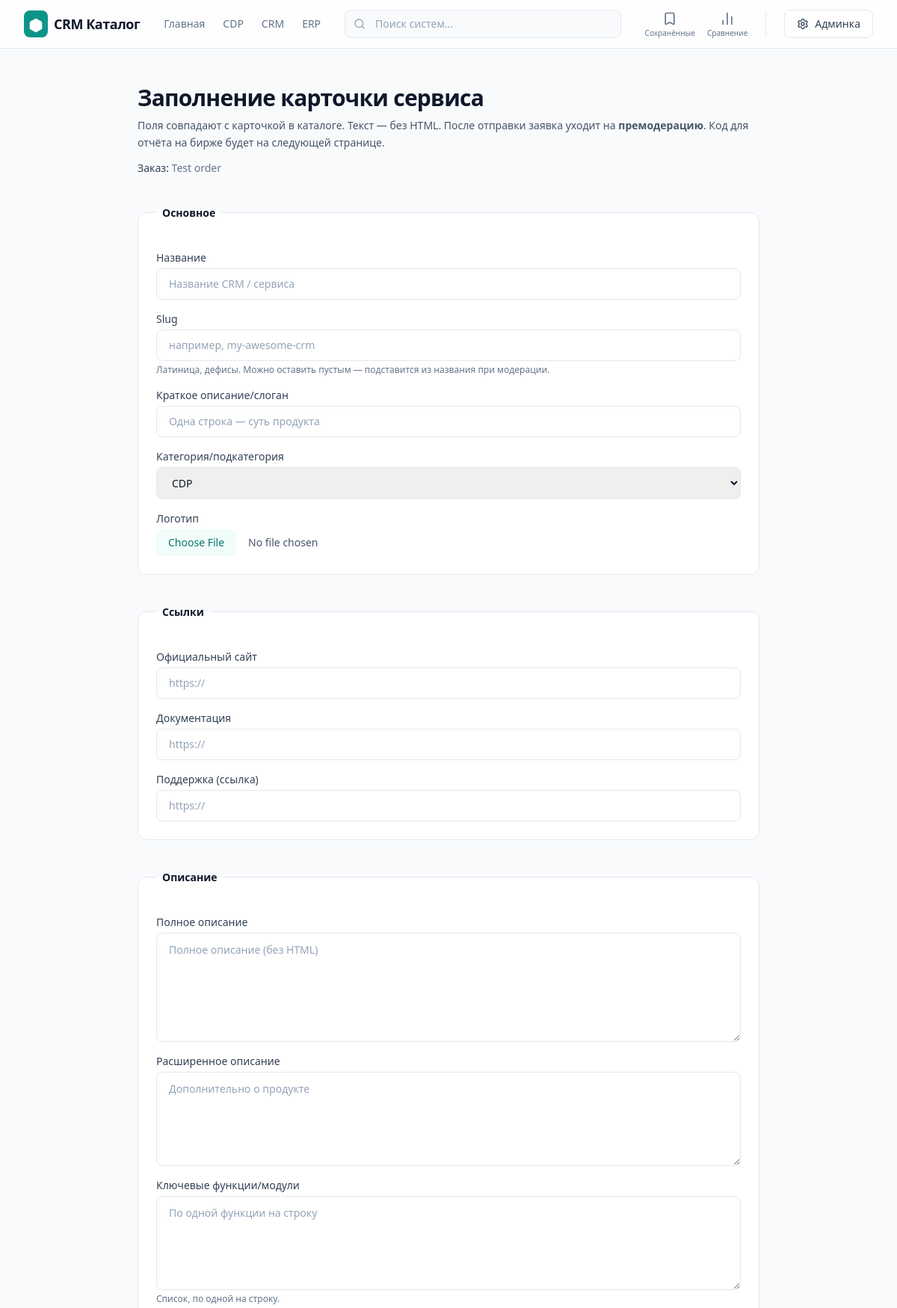
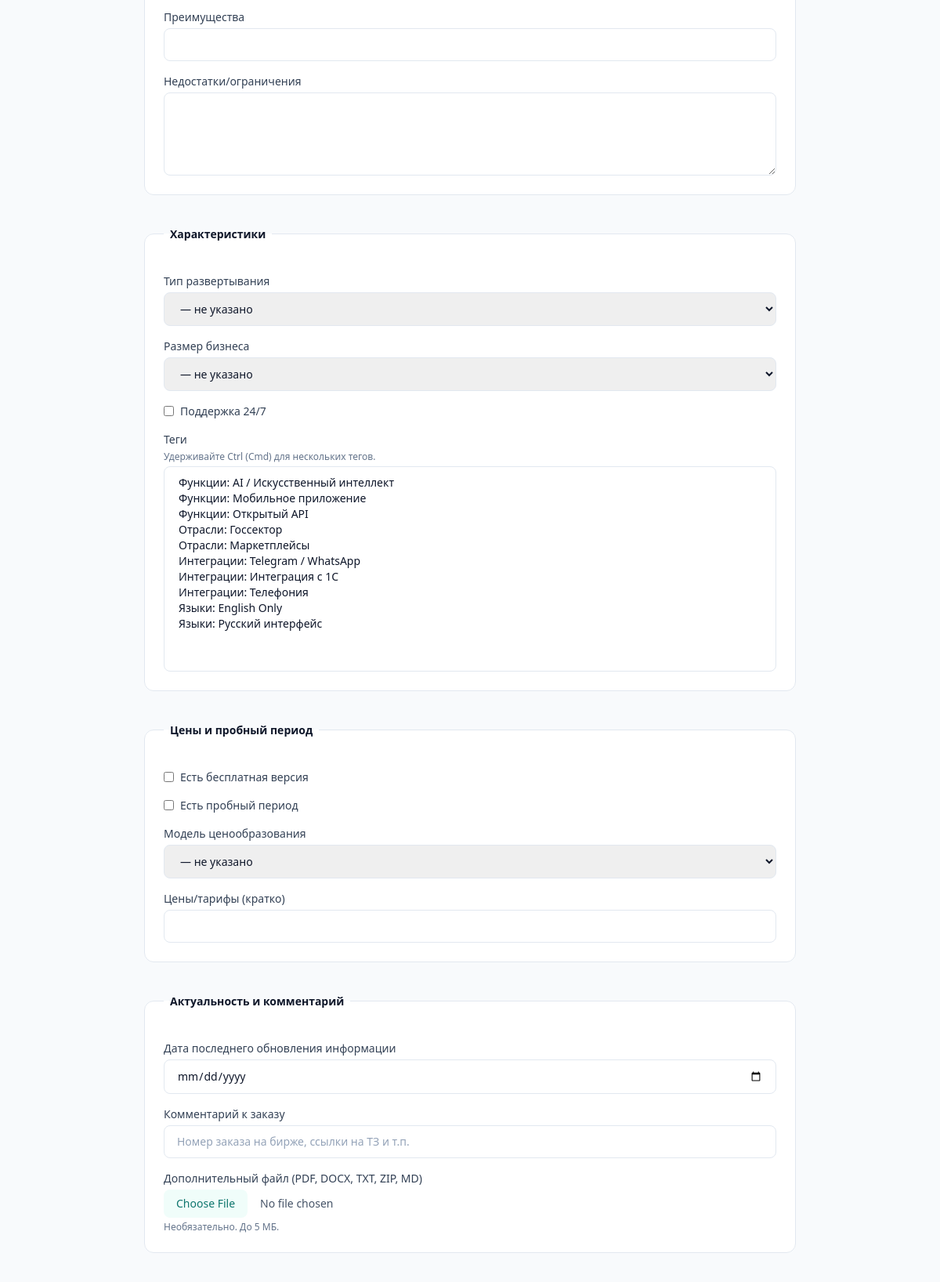
/submit/37-XckfPDhAJXGx7NEKHASvTU2yNNfNm5r3ruBsUnfU/ (upper part), run on the app's committed database (2 pictures, top to bottom).
### catalog/models.py (models this page shows, shortened)
class Category(models.Model):
    name = models.CharField("Название", max_length=200)
    slug = models.SlugField("Slug", max_length=200)
    parent = models.ForeignKey(
        "self",
        verbose_name="Родительская категория",
        related_name="children",
        on_delete=models.PROTECT,
        blank=True,
        null=True,
    )
    description = models.TextField("Описание", blank=True)
    sort_order = models.PositiveIntegerField("Порядок", default=100)
    class Meta:
        verbose_name = "Категория"
        verbose_name_plural = "Категории"
        constraints = [
            models.UniqueConstraint(fields=["parent", "slug"], name="uniq_category_parent_slug")
        ]
    def __str__(self) -> str:
        if self.parent_id:
            return f"{self.parent.name} / {self.name}"
        return self.name
    def get_absolute_url(self) -> str:
        if self.parent_id is None:
            return reverse("catalog:category_top", kwargs={"top_slug": self.slug})
        return reverse(
            "catalog:category_or_product",
            kwargs={"top_slug": self.get_top().slug, "slug": self.slug},
        )

class ContentOrder(models.Model):
    title = models.CharField("Название (для себя)", max_length=200)
    internal_note = models.TextField("Внутренняя заметка", blank=True)
    token = models.CharField("Секретный токен в ссылке", max_length=64, unique=True, editable=False, db_index=True)
    is_active = models.BooleanField("Приём материалов открыт", default=True)
    max_submissions = models.PositiveSmallIntegerField(
        "Макс. число отправок по ссылке",
        default=10,
        help_text="После лимита форма перестанет принимать новые заявки.",
    )
    created_at = models.DateTimeField("Создано", auto_now_add=True)
    updated_at = models.DateTimeField("Обновлено", auto_now=True)
    class Meta:
        verbose_name = "Заказ контента (ссылка для биржи)"
        verbose_name_plural = "Заказы контента (ссылки для биржи)"
        ordering = ["-created_at"]

### catalog/views.py (the view, shortened to what this page needs)
# urls.py: path("submit/<slug:token>/", views.content_submit, name="content_submit"),
@require_http_methods(["GET", "POST"])
def content_submit(request: HttpRequest, token: str) -> HttpResponse:
    order = ContentOrder.objects.filter(token=token, is_active=True).first()
    if not order:
        raise Http404
    ip = _client_ip(request)
    count = order.submissions.count()
    if request.method == "POST":
        form = ContentSubmissionForm(request.POST, request.FILES)
        if form.is_valid():
            if not _rate_limit_incr(
                SUBMIT_RL_IP_KEY.format(ip=ip or "unknown"),
                SUBMIT_RL_IP_LIMIT,
                SUBMIT_RL_IP_WINDOW,
            ):
                return render(
                    request,
                    "catalog/content_submit.html",
                    {
                        "order": order,
                        "form": form,
                        "rate_limited": True,
                        "submissions_closed": False,
                        "meta_description": "Слишком много успешных отправок. Попробуйте позже.",
                        "canonical_url": reverse("catalog:content_submit", kwargs={"token": token}),
                    },
                    status=429,
                )
            if not _rate_limit_incr(
                SUBMIT_RL_ORDER_KEY.format(order_id=order.pk),
                SUBMIT_RL_ORDER_LIMIT,
                SUBMIT_RL_ORDER_WINDOW,
            ):
                return render(
                    request,
                    "catalog/content_submit.html",
                    {
                        "order": order,
                        "form": form,
                        "rate_limited": True,
                        "submissions_closed": False,
                        "meta_description": "Слишком частые успешные отправки по этому заказу. Подождите час.",
                        "canonical_url": reverse("catalog:content_submit", kwargs={"token": token}),
                    },
                    status=429,
                )
            sub = ContentSubmission.objects.create(
                order=order,
                product_data=form.to_product_data(),
                executor_comment=form.cleaned_data.get("executor_comment") or "",
                submitted_logo=form.cleaned_data.get("submitted_logo") or None,
                attachment=form.cleaned_data.get("attachment") or None,
                ip_address=ip,
            )
            return redirect(f"{reverse('catalog:content_submit_done')}?code={sub.public_code}")
    else:
        form = ContentSubmissionForm()
    return render(
        request,
        "catalog/content_submit.html",
        {
            "order": order,
            "form": form,
            "rate_limited": False,
            "submissions_closed": False,
            "meta_description": "Отправка материала по заказу. Материал попадёт на премодерацию.",
            "canonical_url": reverse("catalog:content_submit", kwargs={"token": token}),
        },
    )

### templates/catalog/content_submit.html (shortened to what this page needs)
{% extends "base.html" %}
{% block content %}
<div class="max-w-4xl mx-auto px-4 sm:px-6 lg:px-8 py-12">
  <div class="mb-8">
    <h1 class="font-heading text-2xl sm:text-3xl font-bold text-slate-900 tracking-tight m-0">
      Заполнение карточки сервиса
    </h1>
    <p class="mt-2 text-slate-600 text-sm leading-relaxed m-0">
      Поля совпадают с карточкой в каталоге. Текст — без HTML. После отправки заявка уходит на <strong>премодерацию</strong>.
      Код для отчёта на бирже будет на следующей странице.
    </p>
    {% if order.title %}
    <p class="mt-3 text-sm text-slate-500 m-0"><span class="font-medium text-slate-700">Заказ:</span> {{ order.title }}</p>
    {% endif %}
  </div>
  {% if rate_limited %}
  <div class="rounded-xl border border-amber-200 bg-amber-50 px-4 py-3 text-sm text-amber-900">
    Слишком много успешных отправок с вашего адреса или по этому заказу. Подождите около часа и попробуйте снова.
  </div>
  {% elif submissions_closed %}
  <div class="rounded-xl border border-slate-200 bg-slate-100 px-4 py-3 text-sm text-slate-800">
    По этой ссылке больше не принимаются заявки (лимит или заказ закрыт). Свяжитесь с заказчиком.
  </div>
  {% elif form %}
  <form method="post" enctype="multipart/form-data" class="space-y-10">
    <fieldset class="border border-slate-200 rounded-xl p-5 sm:p-6 bg-white space-y-4 m-0">
      <legend class="font-heading text-sm font-semibold text-slate-900 px-2">Основное</legend>
      {% with f=form.name %}<div><label for="{{ f.id_for_label }}" class="block text-sm font-medium text-slate-700 mb-1">{{ f.label }}</label>{{ f }}</div>{% endwith %}
      {% with f=form.slug %}<div><label for="{{ f.id_for_label }}" class="block text-sm font-medium text-slate-700 mb-1">{{ f.label }}</label>{{ f }}{% if f.help_text %}<p class="mt-1 text-xs text-slate-500 m-0">{{ f.help_text }}</p>{% endif %}{% if f.errors %}<p class="mt-1 text-sm text-red-600 m-0">{{ f.errors.0 }}</p>{% endif %}</div>{% endwith %}
      {% with f=form.short_description %}<div><label for="{{ f.id_for_label }}" class="block text-sm font-medium text-slate-700 mb-1">{{ f.label }}</label>{{ f }}</div>{% endwith %}
      {% with f=form.category %}<div><label for="{{ f.id_for_label }}" class="block text-sm font-medium text-slate-700 mb-1">{{ f.label }}</label>{{ f }}</div>{% endwith %}
      {% with f=form.submitted_logo %}<div><label for="{{ f.id_for_label }}" class="block text-sm font-medium text-slate-700 mb-1">{{ f.label }}</label>{{ f }}</div>{% endwith %}
    </fieldset>
    <fieldset class="border border-slate-200 rounded-xl p-5 sm:p-6 bg-white space-y-4 m-0">
      <legend class="font-heading text-sm font-semibold text-slate-900 px-2">Ссылки</legend>
      {% with f=form.website_url %}<div><label for="{{ f.id_for_label }}" class="block text-sm font-medium text-slate-700 mb-1">{{ f.label }}</label>{{ f }}</div>{% endwith %}
      {% with f=form.documentation_url %}<div><label for="{{ f.id_for_label }}" class="block text-sm font-medium text-slate-700 mb-1">{{ f.label }}</label>{{ f }}</div>{% endwith %}
      {% with f=form.support_url %}<div><label for="{{ f.id_for_label }}" class="block text-sm font-medium text-slate-700 mb-1">{{ f.label }}</label>{{ f }}</div>{% endwith %}
    </fieldset>
    <fieldset class="border border-slate-200 rounded-xl p-5 sm:p-6 bg-white space-y-4 m-0">
      <legend class="font-heading text-sm font-semibold text-slate-900 px-2">Описание</legend>
      {% with f=form.description %}<div><label for="{{ f.id_for_label }}" class="block text-sm font-medium text-slate-700 mb-1">{{ f.label }}</label>{{ f }}</div>{% endwith %}
      {% with f=form.extended_description %}<div><label for="{{ f.id_for_label }}" class="block text-sm font-medium text-slate-700 mb-1">{{ f.label }}</label>{{ f }}</div>{% endwith %}
      {% with f=form.key_features %}<div><label for="{{ f.id_for_label }}" class="block text-sm font-medium text-slate-700 mb-1">{{ f.label }}</label>{{ f }}{% if f.help_text %}<p class="mt-1 text-xs text-slate-500 m-0">{{ f.help_text }}</p>{% endif %}{% if f.errors %}<p class="mt-1 text-sm text-red-600 m-0">{{ f.errors.0 }}</p>{% endif %}</div>{% endwith %}
      {% with f=form.advantages %}<div><label for="{{ f.id_for_label }}" class="block text-sm font-medium text-slate-700 mb-1">{{ f.label }}</label>{{ f }}</div>{% endwith %}
      {% with f=form.disadvantages %}<div><label for="{{ f.id_for_label }}" class="block text-sm font-medium text-slate-700 mb-1">{{ f.label }}</label>{{ f }}</div>{% endwith %}
    </fieldset>
    <fieldset class="border border-slate-200 rounded-xl p-5 sm:p-6 bg-white space-y-4 m-0">
      <legend class="font-heading text-sm font-semibold text-slate-900 px-2">Характеристики</legend>
      {% with f=form.deployment_type %}<div><label for="{{ f.id_for_label }}" class="block text-sm font-medium text-slate-700 mb-1">{{ f.label }}</label>{{ f }}</div>{% endwith %}
      {% with f=form.business_size %}<div><label for="{{ f.id_for_label }}" class="block text-sm font-medium text-slate-700 mb-1">{{ f.label }}</label>{{ f }}</div>{% endwith %}
      {% with f=form.support_24_7 %}<div class="flex items-center gap-2">{{ f }}<label for="{{ f.id_for_label }}" class="text-sm font-medium text-slate-700 m-0">{{ f.label }}</label></div>{% endwith %}
      <div>
        <label for="{{ form.tags.id_for_label }}" class="block text-sm font-medium text-slate-700 mb-1">{{ form.tags.label }}</label>
        <p class="text-xs text-slate-500 m-0 mb-1">Удерживайте Ctrl (Cmd) для нескольких тегов.</p>
        {{ form.tags }}
      </div>
    </fieldset>
    <fieldset class="border border-slate-200 rounded-xl p-5 sm:p-6 bg-white space-y-4 m-0">
      <legend class="font-heading text-sm font-semibold text-slate-900 px-2">Цены и пробный период</legend>
      {% with f=form.free_plan %}<div class="flex items-center gap-2">{{ f }}<label for="{{ f.id_for_label }}" class="text-sm font-medium text-slate-700 m-0">{{ f.label }}</label></div>{% endwith %}
      {% with f=form.trial_available %}<div class="flex items-center gap-2">{{ f }}<label for="{{ f.id_for_label }}" class="text-sm font-medium text-slate-700 m-0">{{ f.label }}</label>{% if f.errors %}<p class="text-sm text-red-600 m-0">{{ f.errors.0 }}</p>{% endif %}</div>{% endwith %}
      {% with f=form.pricing_model %}<div><label for="{{ f.id_for_label }}" class="block text-sm font-medium text-slate-700 mb-1">{{ f.label }}</label>{{ f }}</div>{% endwith %}
      {% with f=form.pricing_details %}<div><label for="{{ f.id_for_label }}" class="block text-sm font-medium text-slate-700 mb-1">{{ f.label }}</label>{{ f }}</div>{% endwith %}
    </fieldset>
    <fieldset class="border border-slate-200 rounded-xl p-5 sm:p-6 bg-white space-y-4 m-0">
      <legend class="font-heading text-sm font-semibold text-slate-900 px-2">Актуальность и комментарий</legend>
      {% with f=form.updated_info_at %}<div><label for="{{ f.id_for_label }}" class="block text-sm font-medium text-slate-700 mb-1">{{ f.label }}</label>{{ f }}</div>{% endwith %}
      {% with f=form.executor_comment %}<div><label for="{{ f.id_for_label }}" class="block text-sm font-medium text-slate-700 mb-1">{{ f.label }}</label>{{ f }}</div>{% endwith %}
      {% with f=form.attachment %}<div><label for="{{ f.id_for_label }}" class="block text-sm font-medium text-slate-700 mb-1">{{ f.label }}</label>{{ f }}<p class="mt-1 text-xs text-slate-500 m-0">Необязательно. До 5 МБ.</p>{% if f.errors %}<p class="mt-1 text-sm text-red-600 m-0">{{ f.errors.0 }}</p>{% endif %}</div>{% endwith %}
    </fieldset>
  </form>
  {% endif %}
</div>
{% endblock %}

### templates/base.html (shortened to what this page needs)
{% load static %}
<!DOCTYPE html>
<html lang="ru">
<head>
  <script defer src="https://cdn.tailwindcss.com"></script>
  <link href="https://cdn.jsdelivr.net/npm/aos@2.3.1/dist/aos.css" rel="stylesheet">
</head>
<body class="bg-slate-50 text-slate-900 font-sans antialiased min-h-screen flex flex-col">
  <header class="sticky top-0 z-50 w-full bg-white/80 backdrop-blur-md border-b border-slate-200">
    <div class="max-w-7xl mx-auto px-4 sm:px-6 lg:px-8">
      <div class="flex justify-between items-center h-16">
        <div class="flex items-center gap-8">
          <a href="{% url 'catalog:home' %}" class="flex items-center gap-2 group no-underline">
            <div class="bg-teal-600 text-white p-1.5 rounded-lg group-hover:bg-teal-700 transition-colors">
              <i data-lucide="hexagon" class="w-5 h-5 fill-current"></i>
            </div>
            <span class="font-heading font-bold text-lg tracking-tight text-slate-900 m-0">
              CRM Каталог
            </span>
          </a>
          <nav class="hidden md:flex items-center gap-6">
            <a href="{% url 'catalog:home' %}" class="text-sm font-medium transition-colors text-slate-500 hover:text-slate-900 no-underline">Главная</a>
            {% for c in TOP_CATEGORIES|slice:":3" %}
              <a href="{{ c.get_absolute_url }}" class="text-sm font-medium transition-colors text-slate-500 hover:text-slate-900 no-underline">{{ c.name }}</a>
            {% endfor %}
          </nav>
        </div>
        <div class="hidden lg:flex flex-1 max-w-md mx-8">
          <div class="relative w-full">
            <div class="absolute inset-y-0 left-0 pl-3 flex items-center pointer-events-none">
            </div>
            <form action="{% url 'catalog:home' %}" method="get" class="m-0">
              <input type="text" name="q" value="{{ request.GET.q|default:'' }}"
                class="block w-full pl-10 pr-3 py-2 border border-slate-200 rounded-lg leading-5 bg-slate-50 placeholder-slate-400 focus:outline-none focus:bg-white focus:ring-2 focus:ring-teal-500 focus:border-teal-500 sm:text-sm transition-all"
                placeholder="Поиск систем...">
            </form>
          </div>
        </div>
        <div class="flex items-center gap-4">
          <a href="{% url 'catalog:saved_list' %}" class="hidden sm:flex flex-col items-center gap-1 text-slate-500 hover:text-slate-900 transition-colors relative no-underline">
            <i data-lucide="bookmark" class="h-5 w-5"></i>
            <span class="text-[10px] font-medium leading-none">Сохранённые</span>
          </a>
          <a href="{% url 'catalog:compare_list' %}" class="hidden sm:flex flex-col items-center gap-1 text-slate-500 hover:text-slate-900 transition-colors relative no-underline">
            <i data-lucide="bar-chart-2" class="h-5 w-5"></i>
            <span class="text-[10px] font-medium leading-none">Сравнение</span>
          </a>
          <a href="{% url 'admin:index' %}" class="inline-flex items-center gap-2 px-4 py-2 border border-slate-200 rounded-lg text-sm font-medium text-slate-700 bg-white hover:bg-slate-50 hover:border-slate-300 transition-all focus:outline-none focus:ring-2 focus:ring-offset-2 focus:ring-teal-500 no-underline">
            <i data-lucide="settings" class="h-4 w-4"></i>
            <span class="hidden sm:inline">Админка</span>
          </a>
        </div>
      </div>
    </div>
  </header>
  <main class="flex-grow">
    {% block content %}{% endblock %}
  </main>
</body>
</html>

### data on the page
Category: name "CDP"
Category: name "CRM"
Category: name "ERP"
ContentOrder: title "Test order"

### other printed values
{{ f.label }} "Название"
{{ f.label }} "Slug"
{{ f.help_text }} "Латиница, дефисы. Можно оставить пустым — подставится из названия при модерации."
{{ f.label }} "Краткое описание/слоган"
{{ f.label }} "Категория/подкатегория"
{{ f.label }} "Логотип"
{{ f.label }} "Официальный сайт"
{{ f.label }} "Документация"
{{ f.label }} "Поддержка (ссылка)"
{{ f.label }} "Полное описание"
{{ f.label }} "Расширенное описание"
{{ f.label }} "Ключевые функции/модули"
{{ f.help_text }} "Список, по одной на строку."
{{ f.label }} "Преимущества"
{{ f.label }} "Недостатки/ограничения"
